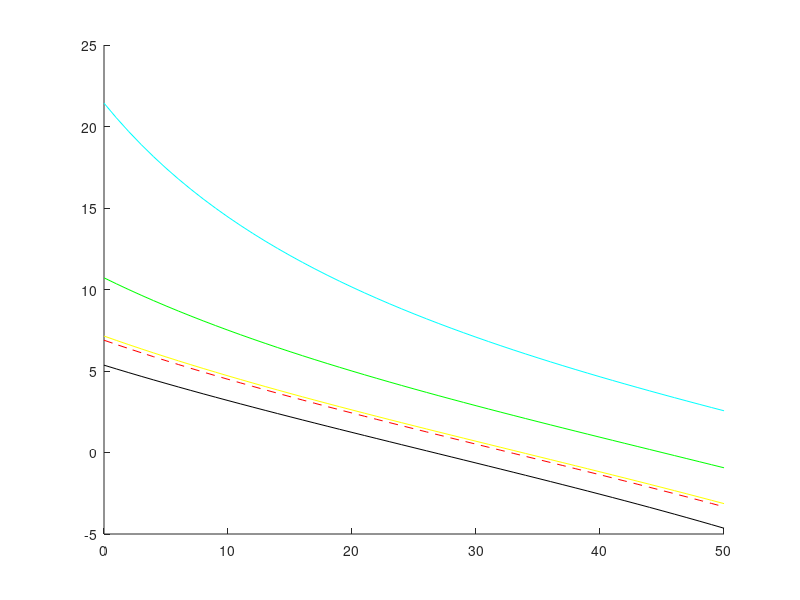

Source code (MATLAB): (Note: this script raises an error after producing the figure.)
%Overturning vs Skidding
%By: Braden Rothwell
clear; close all;


SSF = [0.5:0.5:2]; %static stability factor (d/2h)
theta = [0:1:50]; %degrees
mu = [0.25:0.25:1];

v = 4.16667; %m/s
g = 1.62; %m/s^2

SSFcurrent = 2.326131/(2*0.74765)
mucurrent = [0.3,0.6];


%Banked Overturning

for i=1:length(SSF)
    for j=1:length(theta)
          r1(i,j) = (((v^2)/g)*((1-(SSF(i)*tand(theta(j))))/(tand(theta(j))+SSF(i))));
          r1current(j) = ((v^2)/g)*(((1/SSFcurrent)-tand(theta(j)))/(((1/SSFcurrent)*tand(theta(j)))+1));
    end
end

%Skidding
for i=1:length(mu)
    for j = 1:length(theta)
        r2(i,j) = ((v^2)/g)*((1-(mu(i)*tand(theta(j))))/(mu(i)+tand(theta(j))));
    end
end
for i=1:length(mucurrent)
    for j = 1:length(theta)
        r2current(i,j) = ((v^2)/g)*((1-(mucurrent(i)*tand(theta(j))))/(mucurrent(i)+tand(theta(j))));
    end
end

figure(1);
hold on;
plot(theta,r1(1,:),'c');
plot(theta,r1(2,:),'g');
plot(theta,r1(3,:),'y');
plot(theta,r1(4,:),'k');
plot(theta,r1current,'r--');
xline(25,'b--');
legend(['SSF = ' num2str(SSF(1))],['SSF = ' num2str(SSF(2))],...
    ['SSF = ' num2str(SSF(3))],['SSF = ' num2str(SSF(4))],...
    ['Current SSF = ' num2str(SSFcurrent)],['\theta = 25']);
title({['Turn Radius Required to Overturn Rover as a Function of SSF and Slope Angle'];...
    ['V = ' num2str(v) ' m/s']});
xlabel('\theta (Degrees)');
ylabel('Turn Radius (m)');
grid on;
hold off;

figure(2);
hold on;
plot(theta,r2(1,:),'k');
plot(theta,r2(2,:),'c');
plot(theta,r2(3,:),'g');
plot(theta,r2(4,:),'y');
plot(theta,r2current(1,:),'r--');
xline(25,'b--');
plot(theta,r2current(2,:),'r--');
legend(['\mu = ' num2str(mu(1))],['\mu = ' num2str(mu(2))],...
    ['\mu = ' num2str(mu(3))],['\mu = ' num2str(mu(4))],...
    ['\mu_C_u_r_r_e_n_t = ' num2str(mucurrent(1)) ' - ' num2str(mucurrent(2))],['\theta = 25']);
title({['Turn Radius Required to Induce Slidding as a Function of Coefficient of Friction and Slope Angle'];...
    ['V = ' num2str(v) ' m/s']});
xlabel('\theta (Degrees)');
ylabel('Turn Radius (m)');
grid on;
hold off;

clear;

SSF = [0.5:0.5:2]; %static stability factor (d/2h)
r = [0:1:1000]; %m
g = 1.62; %m/s^2
SSFcurrent = 2.326131/(2*0.74765)

for i = 1:length(SSF)
    for j = 1:length(r)
        V(i,j) = sqrt(SSF(i)*r(j)*g);
    end
end
Vcurrent = sqrt(SSFcurrent*r*g);
rmincurrent = (4.17^2)/(SSFcurrent*g);

% figure(3);
% hold on;
% plot(r,V(1,:),'c');
% plot(r,V(2,:),'g');
% plot(r,V(3,:),'y');
% plot(r,V(4,:),'k');
% plot(r,Vcurrent,'r--');
% yline(4.17,'k--');
% plot(rmincurrent,4.17,'ro');
% legend(['SSF = ' num2str(SSF(1))],['SSF = ' num2str(SSF(2))],...
%     ['SSF = ' num2str(SSF(3))],['SSF = ' num2str(SSF(4))],...
%     ['Current SSF = ' num2str(SSFcurrent)],['V = 4.17 m/s']);
% xlabel('Turn Radius (m)');
% ylabel('Velocity (m/s)');
% ylim([0 6]);
% title('Velocity as a Function of Turn Radius and Static Stability Factor');
% grid on;
% hold off;

figure(4);
hold on;
plot(V(1,:),r,'c');
plot(V(2,:),r,'g');
plot(V(3,:),r,'y');
plot(V(4,:),r,'k');
plot(Vcurrent,r,'r--');
xline(4.17,'k--');
plot(4.17,rmincurrent,'ro');
legend(['SSF = ' num2str(SSF(1))],['SSF = ' num2str(SSF(2))],...
    ['SSF = ' num2str(SSF(3))],['SSF = ' num2str(SSF(4))],...
    ['Current SSF = ' num2str(SSFcurrent)],['V = 4.17 m/s']);
ylabel('Minimum Turn Radius (m)');
xlabel('Velocity (m/s)');
xlim([0 6]);
title({['Turn Radius Required to Overturn Rover as a Function of Velocity and Static Stability Factor'];['\theta = 0']});
grid on;
hold off;

%%
clear all;

theta = [0:1:50];
mu = tand(theta);

figure(5);
hold on;
plot(mu,theta,'r');
yline(25,'b--');
xline(0.3,'p--');
xline(0.6,'p--');
legend(['\theta(\mu)'],['\theta = 25'],['\mu = 0.3 - 0.6']);
xlabel('Coefficient of Friction (\mu)');
ylabel('Slope Angle (Degrees)');
title({['Slope Angle as a Function of Coefficient of Friction'];['V = 0 km/hr']});
grid on;
hold off;

%%
clear;

SSF = [0.5:0.5:2]; %static stability factor (d/2h)
T = [0:1:500]; %Wheel Torque
r = 0.5; %m
W = 1000; %kg
SSFcurrent = 1.5128638/(2*0.74765)

for i = 1:length(SSF)
    for j = 1:length(T)
        theta(i,j) = acosd((2*T(j))/(r*W*SSF(i)));
    end
end
for j = 1:length(T)
    thetaCurrent(j) = acosd((2*T(j))/(r*W*SSFcurrent));
end


figure(6);
hold on;
plot(theta(1,:),T,'c');
plot(theta(2,:),T,'g');
plot(theta(3,:),T,'y');
plot(theta(4,:),T,'k');
plot(thetaCurrent,T,'r--');
yline(300,'k--');
xline(25,'b--');
grid on;
legend(['SSF = ' num2str(SSF(1))],['SSF = ' num2str(SSF(2))],...
    ['SSF = ' num2str(SSF(3))],['SSF = ' num2str(SSF(4))],...
    ['Current SSF = ' num2str(SSFcurrent)],['\tau = 300 N-m'],['\theta = 25']);
xlabel('Slope Angle \theta (Degrees)');
ylabel('Torque \tau (N/m)');
title('Torque (\tau) Required to Overturn Rover on Slope (\theta) for a range of SSF');
hold off;
